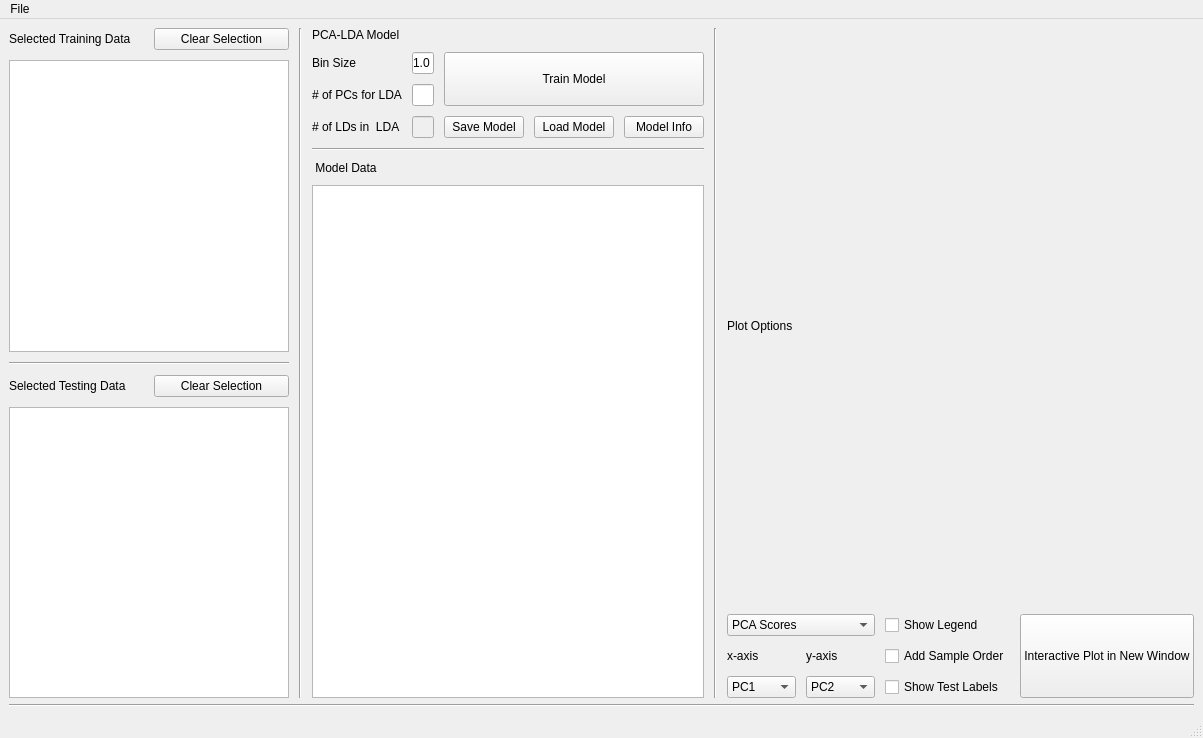
<?xml version="1.0" encoding="UTF-8"?>
<ui version="4.0">
 <class>MainWindow</class>
 <widget class="QMainWindow" name="MainWindow">
  <property name="geometry">
   <rect>
    <x>0</x>
    <y>0</y>
    <width>1203</width>
    <height>738</height>
   </rect>
  </property>
  <property name="windowTitle">
   <string>MStat Main Window</string>
  </property>
  <widget class="QWidget" name="central_widget">
   <layout class="QGridLayout" name="gridLayout">
    <item row="0" column="0">
     <layout class="QHBoxLayout" name="horizontal_layout" stretch="3,0,1,0,5">
      <property name="spacing">
       <number>10</number>
      </property>
      <item>
       <layout class="QVBoxLayout" name="filefolder_layout">
        <item>
         <layout class="QHBoxLayout" name="trainingdata_layout">
          <item>
           <widget class="QLabel" name="trainingdata_label">
            <property name="text">
             <string>Selected Training Data</string>
            </property>
           </widget>
          </item>
          <item>
           <widget class="QPushButton" name="cleartrainingdata_button">
            <property name="text">
             <string>Clear Selection</string>
            </property>
           </widget>
          </item>
         </layout>
        </item>
        <item>
         <widget class="QTreeView" name="trainingfolder_tview"/>
        </item>
        <item>
         <widget class="Line" name="line_2">
          <property name="orientation">
           <enum>Qt::Horizontal</enum>
          </property>
         </widget>
        </item>
        <item>
         <layout class="QHBoxLayout" name="testingdata_layout">
          <item>
           <widget class="QLabel" name="testingdata_label">
            <property name="text">
             <string>Selected Testing Data</string>
            </property>
           </widget>
          </item>
          <item>
           <widget class="QPushButton" name="cleartestingdata_button">
            <property name="text">
             <string>Clear Selection</string>
            </property>
           </widget>
          </item>
         </layout>
        </item>
        <item>
         <widget class="QTreeView" name="testingfolder_tview"/>
        </item>
       </layout>
      </item>
      <item>
       <widget class="Line" name="line_4">
        <property name="orientation">
         <enum>Qt::Vertical</enum>
        </property>
       </widget>
      </item>
      <item>
       <layout class="QVBoxLayout" name="model_layout">
        <property name="spacing">
         <number>10</number>
        </property>
        <item>
         <widget class="QLabel" name="pcalda_label">
          <property name="text">
           <string>PCA-LDA Model</string>
          </property>
         </widget>
        </item>
        <item>
         <layout class="QGridLayout" name="modeloptions_layout" rowstretch="0,0,0,0" columnstretch="0,0,0,0,0">
          <item row="2" column="0">
           <widget class="QLabel" name="pcadim_label">
            <property name="text">
             <string># of PCs for LDA</string>
            </property>
           </widget>
          </item>
          <item row="3" column="0">
           <widget class="QLabel" name="ldadim_label">
            <property name="text">
             <string># of LDs in  LDA</string>
            </property>
           </widget>
          </item>
          <item row="1" column="1">
           <widget class="QLineEdit" name="binsize_edit">
            <property name="text">
             <string>1.0</string>
            </property>
           </widget>
          </item>
          <item row="1" column="0">
           <widget class="QLabel" name="binsize_label">
            <property name="text">
             <string>Bin Size</string>
            </property>
           </widget>
          </item>
          <item row="3" column="1">
           <widget class="QLineEdit" name="ldadim_edit">
            <property name="enabled">
             <bool>false</bool>
            </property>
           </widget>
          </item>
          <item row="2" column="1">
           <widget class="QLineEdit" name="pcadim_edit"/>
          </item>
          <item row="3" column="3">
           <widget class="QPushButton" name="loadmodel_button">
            <property name="sizePolicy">
             <sizepolicy hsizetype="Minimum" vsizetype="Minimum">
              <horstretch>0</horstretch>
              <verstretch>0</verstretch>
             </sizepolicy>
            </property>
            <property name="text">
             <string>Load Model</string>
            </property>
           </widget>
          </item>
          <item row="3" column="2">
           <widget class="QPushButton" name="savemodel_button">
            <property name="sizePolicy">
             <sizepolicy hsizetype="Minimum" vsizetype="Minimum">
              <horstretch>0</horstretch>
              <verstretch>0</verstretch>
             </sizepolicy>
            </property>
            <property name="text">
             <string>Save Model</string>
            </property>
           </widget>
          </item>
          <item row="3" column="4">
           <widget class="QPushButton" name="modelinfo_button">
            <property name="text">
             <string>Model Info</string>
            </property>
           </widget>
          </item>
          <item row="1" column="2" rowspan="2" colspan="3">
           <widget class="QPushButton" name="trainmodel_button">
            <property name="sizePolicy">
             <sizepolicy hsizetype="Minimum" vsizetype="Minimum">
              <horstretch>0</horstretch>
              <verstretch>0</verstretch>
             </sizepolicy>
            </property>
            <property name="text">
             <string>Train Model</string>
            </property>
           </widget>
          </item>
         </layout>
        </item>
        <item>
         <widget class="Line" name="line">
          <property name="orientation">
           <enum>Qt::Horizontal</enum>
          </property>
         </widget>
        </item>
        <item>
         <widget class="QLabel" name="plotteddata_label">
          <property name="text">
           <string> Model Data</string>
          </property>
         </widget>
        </item>
        <item>
         <widget class="QTableView" name="plotteddata_view"/>
        </item>
       </layout>
      </item>
      <item>
       <widget class="Line" name="line_3">
        <property name="orientation">
         <enum>Qt::Vertical</enum>
        </property>
       </widget>
      </item>
      <item>
       <layout class="QVBoxLayout" name="graph_layout" stretch="1,0,0">
        <item>
         <layout class="QVBoxLayout" name="canvas_layout"/>
        </item>
        <item>
         <layout class="QHBoxLayout" name="navigation_layout">
          <item>
           <spacer name="navigation_spacer">
            <property name="orientation">
             <enum>Qt::Horizontal</enum>
            </property>
            <property name="sizeHint" stdset="0">
             <size>
              <width>40</width>
              <height>20</height>
             </size>
            </property>
           </spacer>
          </item>
         </layout>
        </item>
        <item>
         <layout class="QGridLayout" name="graphoption_layout">
          <item row="3" column="1">
           <widget class="QComboBox" name="yaxis_combo">
            <item>
             <property name="text">
              <string>PC2</string>
             </property>
            </item>
           </widget>
          </item>
          <item row="3" column="0">
           <widget class="QComboBox" name="xaxis_combo">
            <item>
             <property name="text">
              <string>PC1</string>
             </property>
            </item>
           </widget>
          </item>
          <item row="1" column="4" rowspan="3">
           <widget class="QPushButton" name="extplot_button">
            <property name="sizePolicy">
             <sizepolicy hsizetype="Minimum" vsizetype="Expanding">
              <horstretch>0</horstretch>
              <verstretch>0</verstretch>
             </sizepolicy>
            </property>
            <property name="text">
             <string>Interactive Plot in New Window</string>
            </property>
           </widget>
          </item>
          <item row="2" column="0">
           <widget class="QLabel" name="xaxis_label">
            <property name="text">
             <string>x-axis</string>
            </property>
           </widget>
          </item>
          <item row="2" column="1">
           <widget class="QLabel" name="yaxis_label">
            <property name="text">
             <string>y-axis</string>
            </property>
           </widget>
          </item>
          <item row="3" column="2">
           <widget class="QCheckBox" name="testlabel_check">
            <property name="text">
             <string>Show Test Labels</string>
            </property>
           </widget>
          </item>
          <item row="1" column="0" colspan="2">
           <widget class="QComboBox" name="model_combo">
            <item>
             <property name="text">
              <string>PCA Scores</string>
             </property>
            </item>
            <item>
             <property name="text">
              <string>PCA-LDA Scores</string>
             </property>
            </item>
            <item>
             <property name="text">
              <string>PCA Loadings</string>
             </property>
            </item>
            <item>
             <property name="text">
              <string>PCA-LDA Loadings</string>
             </property>
            </item>
           </widget>
          </item>
          <item row="0" column="0" colspan="3">
           <widget class="QLabel" name="modelplot_label">
            <property name="text">
             <string>Plot Options</string>
            </property>
           </widget>
          </item>
          <item row="1" column="2">
           <widget class="QCheckBox" name="showlegend_check">
            <property name="text">
             <string>Show Legend</string>
            </property>
           </widget>
          </item>
          <item row="2" column="2">
           <widget class="QCheckBox" name="sampleorder_check">
            <property name="text">
             <string>Add Sample Order</string>
            </property>
           </widget>
          </item>
         </layout>
        </item>
       </layout>
      </item>
     </layout>
    </item>
    <item row="1" column="0">
     <widget class="Line" name="line_5">
      <property name="orientation">
       <enum>Qt::Horizontal</enum>
      </property>
     </widget>
    </item>
   </layout>
  </widget>
  <widget class="QMenuBar" name="menubar">
   <property name="geometry">
    <rect>
     <x>0</x>
     <y>0</y>
     <width>1203</width>
     <height>21</height>
    </rect>
   </property>
   <widget class="QMenu" name="menuFile">
    <property name="title">
     <string>File</string>
    </property>
    <addaction name="actionAbout"/>
    <addaction name="actionOpen_Training_Folder"/>
    <addaction name="actionOpen_Testing_Folder"/>
    <addaction name="actionExit"/>
   </widget>
   <addaction name="menuFile"/>
  </widget>
  <widget class="QStatusBar" name="statusBar">
   <property name="sizePolicy">
    <sizepolicy hsizetype="Preferred" vsizetype="Preferred">
     <horstretch>0</horstretch>
     <verstretch>0</verstretch>
    </sizepolicy>
   </property>
   <property name="font">
    <font>
     <weight>75</weight>
     <bold>true</bold>
    </font>
   </property>
  </widget>
  <action name="actionAbout">
   <property name="text">
    <string>About...</string>
   </property>
  </action>
  <action name="actionExit">
   <property name="text">
    <string>Exit</string>
   </property>
  </action>
  <action name="actionOpen_Training_Folder">
   <property name="text">
    <string>Open Training Folder</string>
   </property>
  </action>
  <action name="actionSave_Current_Analysis">
   <property name="text">
    <string>Save Current Analysis</string>
   </property>
  </action>
  <action name="actionOpen_Testing_Folder">
   <property name="text">
    <string>Open Testing Folder</string>
   </property>
  </action>
 </widget>
 <resources/>
 <connections/>
</ui>
